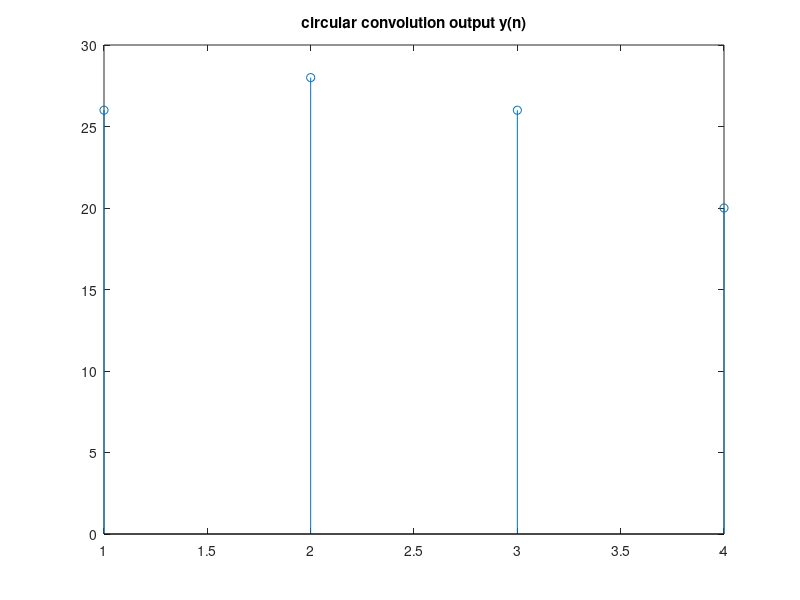

The MATLAB script that drew this image:
% Clear all previous work
clc;
clear all;

% Enter the input sequences
x1 = [1 2 3 4];
x2 = [1 2 3 4];

% Enter the value of N
N = max(length(x1), length(x2));

% Perform the DFT calculation
x1 = fft(x1, N);
x2 = fft(x2, N);
y = x1 .* x2;

% Perform the IDFT calculation
yn = ifft(y, N);

% Display the output of IDFT
disp('circular convolution of x1 and x2 is yn= ');
disp(yn);

% Verify the result
stem(yn);
title('circular convolution output y(n)');
